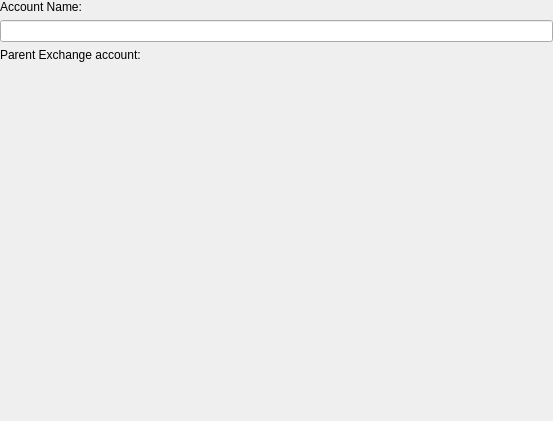
<?xml version="1.0" encoding="UTF-8"?>
<ui version="4.0">
 <class>SetupServerView</class>
 <widget class="QWidget" name="SetupServerView">
  <property name="geometry">
   <rect>
    <x>0</x>
    <y>0</y>
    <width>553</width>
    <height>421</height>
   </rect>
  </property>
  <property name="windowTitle">
   <string>EWS Mail Transport Configuration</string>
  </property>
  <layout class="QVBoxLayout" name="verticalLayout">
   <property name="leftMargin">
    <number>0</number>
   </property>
   <property name="topMargin">
    <number>0</number>
   </property>
   <property name="rightMargin">
    <number>0</number>
   </property>
   <property name="bottomMargin">
    <number>0</number>
   </property>
   <item>
    <widget class="QLabel" name="accountLabel">
     <property name="text">
      <string>Account Name:</string>
     </property>
    </widget>
   </item>
   <item>
    <widget class="QLineEdit" name="accountName"/>
   </item>
   <item>
    <widget class="QLabel" name="recourceLabel">
     <property name="text">
      <string>Parent Exchange account:</string>
     </property>
    </widget>
   </item>
   <item>
    <widget class="Akonadi::AgentInstanceWidget" name="resourceWidget">
     <property name="sizePolicy">
      <sizepolicy hsizetype="Preferred" vsizetype="Expanding">
       <horstretch>0</horstretch>
       <verstretch>0</verstretch>
      </sizepolicy>
     </property>
    </widget>
   </item>
  </layout>
 </widget>
 <customwidgets>
  <customwidget>
   <class>Akonadi::AgentInstanceWidget</class>
   <extends>QWidget</extends>
   <header>Akonadi/AgentInstanceWidget</header>
  </customwidget>
 </customwidgets>
 <resources/>
 <connections/>
</ui>
